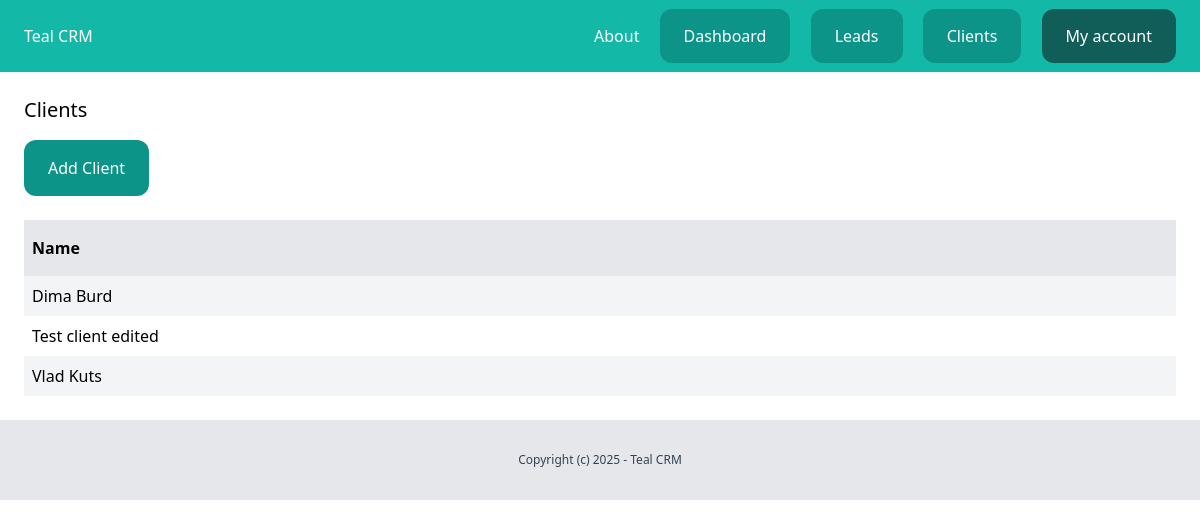
The app's page /dashboard/clients/ (signed in), older data.
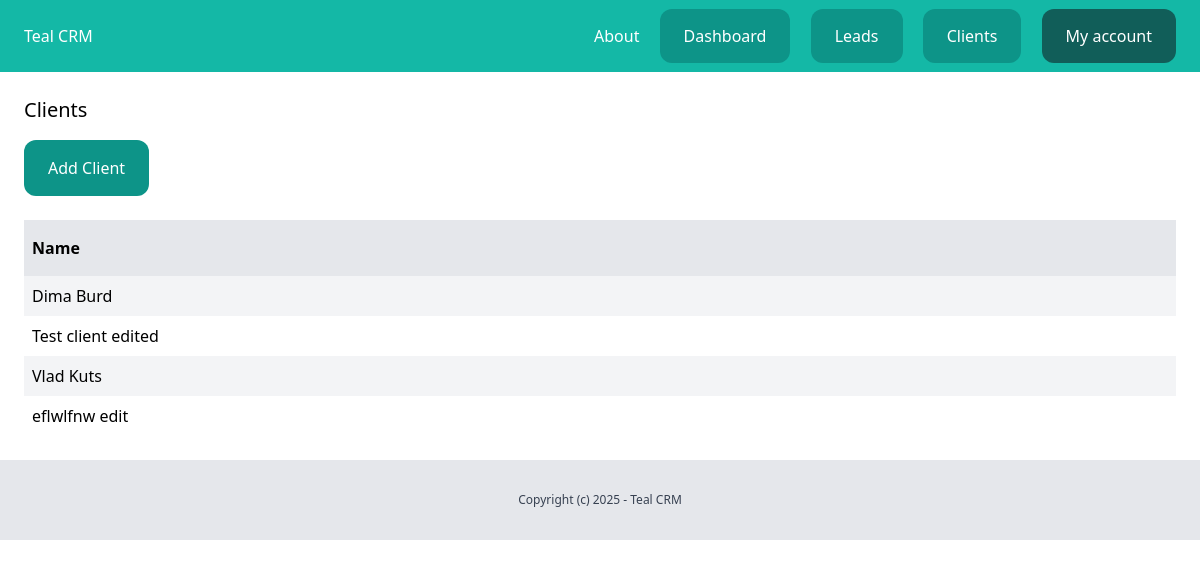
The same page, newer data.
### client/models.py (models this page shows, shortened)
class Client(models.Model):
    team = models.ForeignKey(Team, related_name='clients', on_delete=models.CASCADE)
    name = models.CharField(max_length=255)
    email = models.EmailField()
    description = models.TextField(blank=True, null=True)
    created_by = models.ForeignKey(User, related_name='clients', on_delete=models.CASCADE)
    created_at = models.DateTimeField(auto_now_add=True)
    modified_at = models.DateTimeField(auto_now=True)
    class Meta:
        ordering = ('name',)

### client/views.py (the view)
# urls.py: path('', views.clients_list, name='list'),
@login_required
def clients_list(request):
    clients = Client.objects.filter(created_by=request.user)
    return render(request, 'client/clients_list.html', {
        'clients': clients
    })

### client/templates/client/clients_list.html (shortened to what this page needs)
{% extends "core/base.html" %}
{% block content %}
    <div class="py-6 px-6">
        <h1 class="mb-4 text-xl">Clients</h1>
        <a href="{% url 'clients:add' %}" class="inline-block py-4 px-6 bg-teal-600 rounded-xl text-white">
            Add Client
        </a>
        {% if clients %}
            <div class="mt-6 flex justify-between">
                <p class="py-4 px-2 bg-gray-200 font-semibold w-full">Name</p>
            </div>
            {% for client in clients %}
                <div class="flex justify-between">
                    <p class="py-2 px-2 w-full {% cycle 'bg-gray-100' '' %}">
                        <a href="{% url 'clients:detail' client.id %}">{{ client.name }}</a>
                    </p>
                </div>
            {% endfor %}
        {% else %}
            <p class="mt-6 px-2">There are no clients in database yet...</p>
        {% endif %}
    </div>
{% endblock %}

Row changes from the older to the newer data that the page shows:
added Client: name "eflwlfnw edit"
